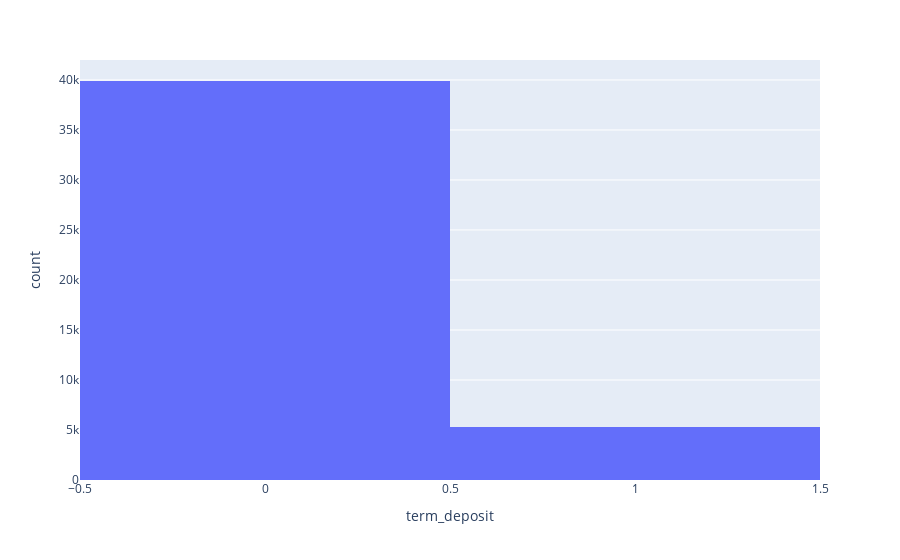

Source (notebook cell):
### Markdown cell above
# Explore the distribution of the target variable

- You need to plot the distribution of the target column (term_deposit) and explain what is the problem of the distribution.

### Code cell
df['term_deposit'] = df['term_deposit'].replace({True: 1, False: 0})

fig = px.histogram(df,x='term_deposit')
fig.show()

### Figure 1 — Plotly figure (JSON) as saved in the notebook; plotly's stock layout.template omitted (floating-point values rounded to 4 significant figures; data arrays with more than 128 entries replaced by an {"elided": "..."} marker saying what was removed)
{"data": [{"alignmentgroup": "True", "bingroup": "x", "hovertemplate": "term_deposit=%{x}<br>count=%{y}<extra></extra>", "legendgroup": "", "marker": {"color": "#636efa", "pattern": {"shape": ""}}, "name": "", "offsetgroup": "", "orientation": "v", "showlegend": false, "type": "histogram", "x": {"elided": "45179 int values"}, "xaxis": "x", "yaxis": "y"}], "layout": {"barmode": "relative", "legend": {"tracegroupgap": 0}, "margin": {"t": 60}, "xaxis": {"anchor": "y", "domain": [0, 1], "title": {"text": "term_deposit"}}, "yaxis": {"anchor": "x", "domain": [0, 1], "title": {"text": "count"}}}}
